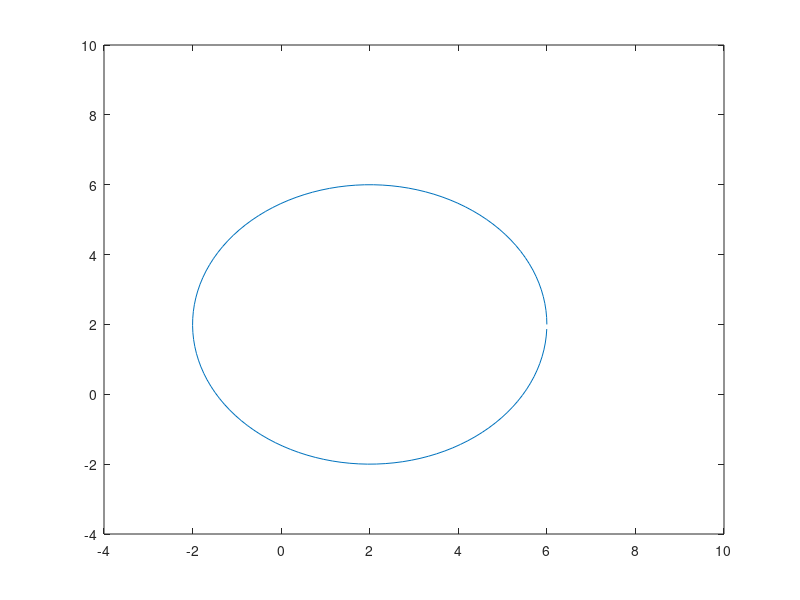

Here is the MATLAB script that generated this plot: (Note: this script raises an error after producing the figure.)
% https://en.wikipedia.org/wiki/Curvature

% k = 1/R should be the recirprocal of radius

xc = 2;
yc = 2;
r = 4;
ang = [0:0.05:2*pi]';

xp=r*cos(ang);
yp=r*sin(ang);
plot(xc+xp,yc+yp);
axis([-4,10,-4,10])

%get derivatives and pad
dX = diff(xp); 
ddX = diff(dX);

dY = diff(yp); 
ddY = diff(dY);

%filter a bit
wsize = 3;
dX = MovingAverage(dX,wsize); 
ddX = MovingAverage(ddX,wsize);
dY = MovingAverage(dY,wsize); 
ddY = MovingAverage(ddY,wsize);


figure
plot(dX)
title('dX')

figure
plot(ddX)
title('ddX')

figure
plot(dY)
title('dY')

figure
plot(ddY)
title('ddY')


dx = dX(1:end-1);
ddx = ddX;
dy = dY(1:end-1);
ddy = ddY;

k = (dx.*ddy - dy.*ddx) ./ ((dx.^2 + dy.^2).^(3/2) );
kact = 1/r

figure
plot(k)
hold on
plot(1:length(k),ones(1,length(k))*kact)
hold off
